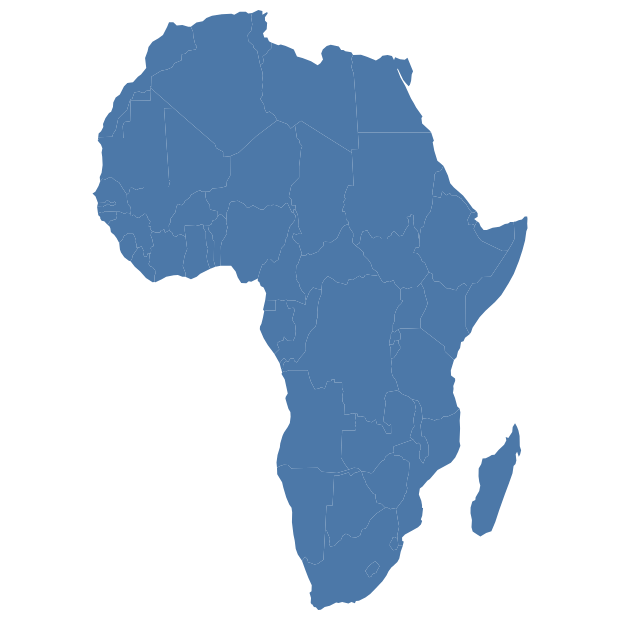

The notebook cell saved with this chart:
### Code cell
gdf_sel = gdf_ne.query("CONTINENT == 'Africa'")

alt.Chart(gdf_sel).mark_geoshape()
